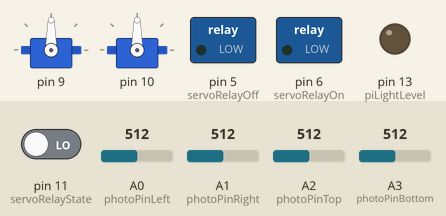
Simulated run of this sketch. Board: Arduino Uno, built with avr-gcc and run on an emulated ATmega328P. Shown: 2 × servo, switched loads named in the sketch (green lamp = pin HIGH), output pins drawn as LEDs (lit = HIGH). The inputs (shaded band) are chosen by the test bench; at power-on: pin 11 (servoRelayState) LOW, A0 (photoPinLeft) = 512, A1 (photoPinRight) = 512, A2 (photoPinTop) = 512, A3 (photoPinBottom) = 512.

Above: at 1.2 s.
1.3 s: pin 11 (servoRelayState) driven HIGH
Timing chart, 0 to 10.3 s (numbered marks = the images above; inputs shaded):
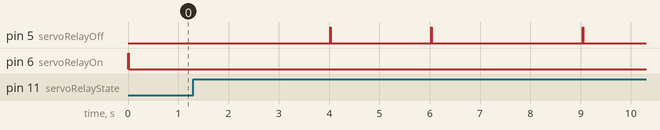

Measured:
- after the input at 1.3 s, pin 5 (servoRelayOff): goes HIGH 0.01 s, LOW 2.0 s, HIGH 0.01 s, LOW 3.0 s, HIGH 0.01 s, then LOW, starting after 2.7 s

The sketch:

solar_controller.ino
```cpp
#include <Servo.h>

int photoPinLeft = A0; //green
int photoPinRight = A1; //blue
int photoPinTop = A2;  //orange
int photoPinBottom = A3; //brown


class Seeker {
    Servo servo;
    int val1;
    int val2;
    int tol;    //Adjustment so it doesn't constantly move
    int pos;
    int startPos;
    int endPos;
    int parkPos;
    int updateInterval;     //How often the position is updated in ms
    unsigned long lastUpdate;
    int servoRelayOff = 5;
    int servoRelayOn = 6;
    int servoRelayState = 11;
    int piLightLevel = 13;

public:
    Seeker(int startP, int endP, int parkP) {
        startPos = startP;
        endPos = endP;
        parkPos = parkP;
        lastUpdate = 0;
        updateInterval = 100;
        tol = 2;
        servoRelayOff = 5;
        servoRelayOn = 6;
        servoRelayState = 11;
        piLightLevel = 13;
        pinMode(servoRelayOff, OUTPUT);
        pinMode(servoRelayOn, OUTPUT);
        pinMode(servoRelayState, INPUT);
        pinMode(piLightLevel, OUTPUT);
    }

    void Attach(int pin) {
        servo.attach(pin);
    }

    void Detach() {
        servo.detach();
    }

    void relay_on() {
        digitalWrite(servoRelayOn, HIGH);
        delay(10);
        digitalWrite(servoRelayOn, LOW);
    }

    void relay_off() {
        digitalWrite(servoRelayOff, HIGH);
        delay(10);
        digitalWrite(servoRelayOff, LOW);
    }

    void park_pos() {
        if (digitalRead(servoRelayState) == HIGH) {
            pos = parkPos;
            servo.write(pos);
            delay(2000);
            relay_off();
        }
        digitalWrite(piLightLevel, LOW);
    }

    void hold_pos() {
        digitalWrite(piLightLevel, LOW);
    }

    void track_sun(int val1, int val2) {
        digitalWrite(piLightLevel, HIGH);
        if (digitalRead(servoRelayState) == LOW) {
            relay_on();
        }
        if ((abs(val1 - val2) <= tol) && (abs(val2 - val1) <= tol)) {
            pos = pos;   //Hold position when photo resistors are within the tolerance
        } else if (pos > endPos) {
            pos = endPos;
        } else if (pos < startPos) {
            pos = startPos;
        } else if (val1 > val2) {
            pos = --pos;
        } else if (val2 > val1) {
            pos = ++pos;
        }
        servo.write(pos);
        delay(50);
    }

    void update(int pin1, int pin2, String sunLevel) {

        val1 = analogRead(pin1);
        val2 = analogRead(pin2);

        if((millis() - lastUpdate) > updateInterval) {
            lastUpdate = millis();
            if (sunLevel == "low") {
                park_pos();
            } else if (sunLevel == "medium") {
                hold_pos();
            } else if (sunLevel == "high") {
                track_sun(val1, val2);
            }
        }
    }
};

class LightLevel {
    int totalSensorAvg;
    int avgPhotoLevel;
    int sensorAvg;
    int lightLevel;
    int lowLightCutoff;
    int highLightCutoff;

public:
    int sensor_avg() {
        totalSensorAvg = 0;
        for (int i = 0; i < 10; i++) {
            sensorAvg = (analogRead(photoPinLeft) + analogRead(photoPinRight) + analogRead(photoPinTop) + analogRead(photoPinBottom)) / 4;
            totalSensorAvg += sensorAvg;
            delay(100);
        }
        avgPhotoLevel = totalSensorAvg / 10;
        return avgPhotoLevel;
    }

    String get_sun_level() {

        lowLightCutoff = 600;
        highLightCutoff = 700;

        lightLevel = sensor_avg();
        //return "high"; //Remove comment for debug
        //Serial.println("lightlevel:" + String(lightLevel));
        if (lightLevel <= lowLightCutoff ) {
            return "low";   // very low light
        } else if (lightLevel > lowLightCutoff && lightLevel < highLightCutoff) {
            return "medium";   // low light
        } else if (lightLevel >= highLightCutoff) {
            return "high";   // lots of light
        }
    }

};

Seeker hSeeker(0, 180, 90);
Seeker vSeeker(50, 130, 90);

LightLevel level;

void setup() {
    //Serial.begin(9600);
    hSeeker.Attach(9);
    vSeeker.Attach(10);
    hSeeker.relay_on();
    hSeeker.park_pos();
    vSeeker.park_pos();
}

void loop() {
    String lightLevel = level.get_sun_level();
    vSeeker.update(photoPinTop, photoPinBottom, lightLevel);
    hSeeker.update(photoPinLeft, photoPinRight, lightLevel);
}
```
